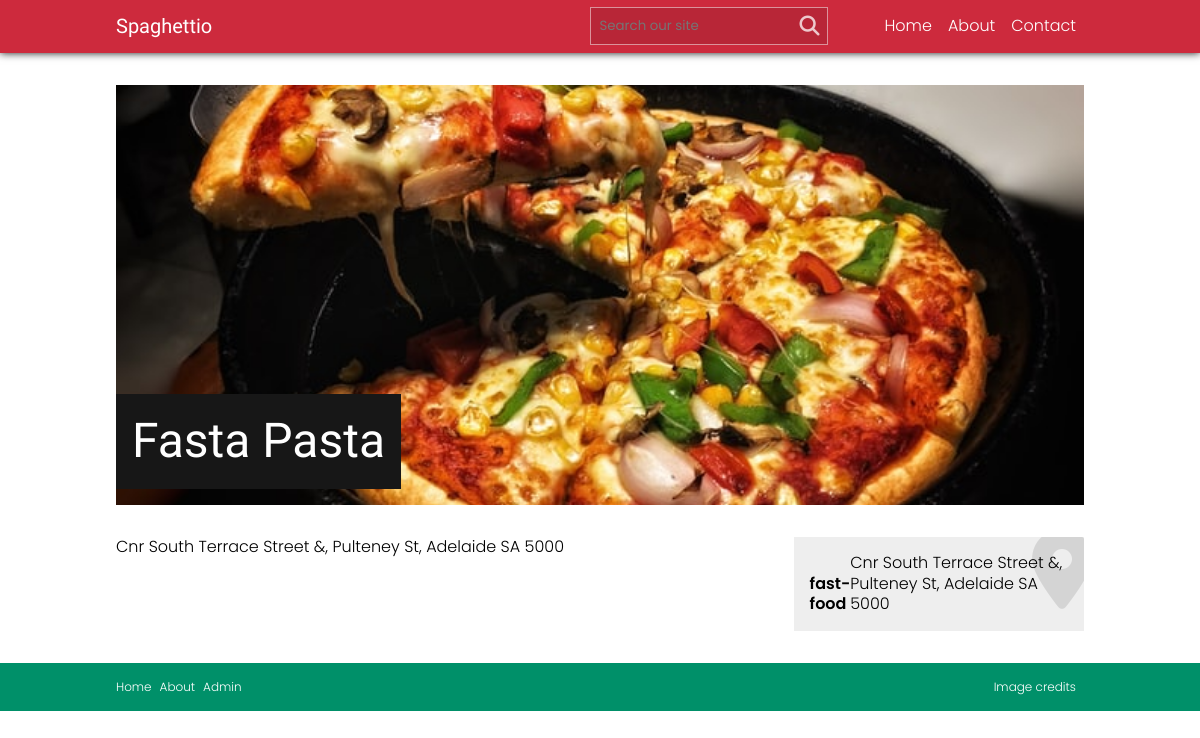
Screenshot of /detail.php?id=6 with the database file from the repository.
### tables this page shows
CREATE TABLE IF NOT EXISTS `restaurant_details` (
  `ID` int(11) NOT NULL AUTO_INCREMENT,
  `name` varchar(255) NOT NULL,
  `address` varchar(255) NOT NULL,
  `description` text NOT NULL,
  `category` varchar(50) NOT NULL,
  `imagePath` varchar(255) NOT NULL,
  `imageCreator` varchar(255) NOT NULL,
  `imageSourceURL` varchar(255) NOT NULL,
  PRIMARY KEY (`ID`)
);

### database/dbController.php (called while the page is built, shortened)
<?php
class dbController {
	private $conn;
	public function dbConnect($host, $user, $pass, $db): mysqli {
		$this->conn = new mysqli(
			$this->host = $host,
			$this->user = $user,
			$this->pass = $pass,
			$this->db = $db
		);
		return $this->conn;
	}
	public function getRestaurantById($id) {
		$raw_results = $this->conn->query("SELECT * FROM restaurant_details WHERE ID='$id'");
		$formatted_results = [];
		while($row = $raw_results->fetch_assoc()) {
			array_push($formatted_results, $row);
		}
		if(isset($formatted_results[0])) {
			return $formatted_results[0];
		}
		else {
			return false;
		}
	}
}

### detail.php (the view, shortened to what this page needs)
<?php
require_once('database/dbController.php');
$db = new dbController();
$db->dbConnect(HOST, USER, PASS, DB);
$id = $_GET['id'];
$restaurant = $db->getRestaurantById($id);
?>
<!DOCTYPE html>
<html lang="en">
<head>
	<?php include('partials/head.php'); ?>
</head>
<body>
	<?php include('partials/header.php'); ?>
	<main class="restaurant-details">
		<div class="container">
			<div class="restaurant-details-banner">
				<img src="<?php echo $restaurant['imagePath']; ?>" alt=""/>
				<h1><?php echo $restaurant['name']; ?></h1>
			</div>
			<div class="row">
				<div class="restaurant-details-copy">
					<p><?php echo $restaurant['description']; ?></p>
				</div>
				<div class="restaurant-details-address">
					<i class="fas fa-map-marker-alt"></i>
					<p><strong><?php echo $restaurant['category']; ?></strong></p>
					<p><?php echo $restaurant['address']; ?></p>
				</div>
			</div>
		</div>
	</main>
	<?php include('partials/footer.php'); ?>
</body>
</html>

### css/style.css (style rules this page uses)
:root { --primary-color: rgb(205, 42, 61); --secondary-color: rgb(0, 144, 105); --light-color: rgba(241, 241, 241); --dark-color: rgb(23, 23, 23); --body-font: 'Poppins', sans-serif; --heading-font: 'Besley', serif; }
body { font-family: var(--body-font); font-weight: 300; line-height: 1.3; }
h1, h2, h3 { font-family: var(--heading-font); font-weight: 400; }
strong { font-weight: 600; }
.container { max-width: 1000px; margin-left: auto; margin-right: auto; box-sizing: border-box; padding: 0 1rem; }
.row { display: flex; flex-wrap: wrap; }
.restaurant-details { margin: 2rem 0; }
.restaurant-details .row { justify-content: space-between; }
.restaurant-details-banner { width: 100%; height: 420px; overflow: hidden; position: relative; }
.restaurant-details-banner img { width: 100%; height: 100%; object-fit: cover; object-position: center center; }
.restaurant-details-banner h1 { font-size: 3rem; background: var(--dark-color); padding: 1rem; color: white; position: absolute; left: 0; bottom: 1rem; }
.restaurant-details-copy, .restaurant-details-address { box-sizing: border-box; width: 100%; flex-basis: 100%; margin-top: 2rem; }
@media screen and (min-width: 768px) { .restaurant-details-copy { width: 70%; flex-basis: 70%; } }
.restaurant-details-address { background: #EEE; padding: 1rem; min-height: 90px; position: relative; display: flex; align-items: flex-end; overflow: hidden; }
@media screen and (min-width: 768px) { .restaurant-details-address { width: 30%; flex-basis: 30%; } }
.restaurant-details-address i { opacity: 0.1; font-size: 5rem; position: absolute; top: -0.5rem; right: -0.5rem; }

### rows the page displays
restaurant_details: imagePath (picture), name "Fasta Pasta", description "Cnr South Terrace Street &, Pulteney St, Adelaide SA 5000", category "fast-food", address "Cnr South Terrace Street &, Pulteney St, Adelaide SA 5000"
